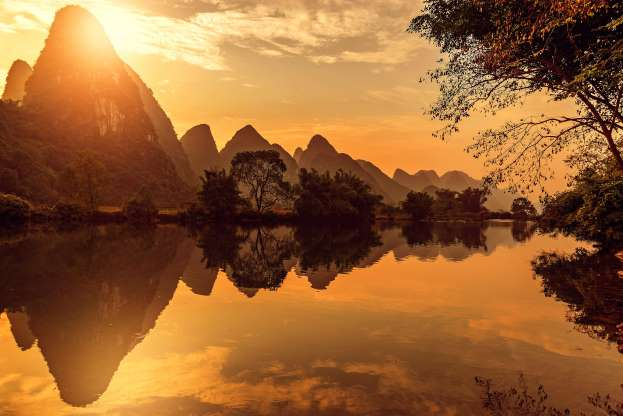
#> input picture Pycharm_folder/OpenCV_Sample/images/2.jpg, 623 x 416 px, found by its file name
$ python -i canny.py   (imports and definitions only)
#> lines starting #> are read from the running program, lines starting #| are printed output that depends on the picture; after the words box and inside, x2 and y2 are one past the last pixel; in counts of white or black regions, pixels touching at a corner belong together
# 15편
# Canny Edge Detection
# 1 노이즈 제거
# 2 Gradient(변화도) 높은 부분 찾기
# 3 Gradient 방향에 따른 픽셀을 두고 최대값이 아닌 픽셀 값 0 만들기
# 3-2 (edge에 기여하지 않은 픽셀 제거)
# 4 문턱값 2개(max, min) 사이 값을 판단, max보다 높으면 edge

import numpy as np
import cv2
import matplotlib.pyplot as plt

def canny():
    img = cv2.imread('images/2.jpg', cv2.IMREAD_GRAYSCALE)
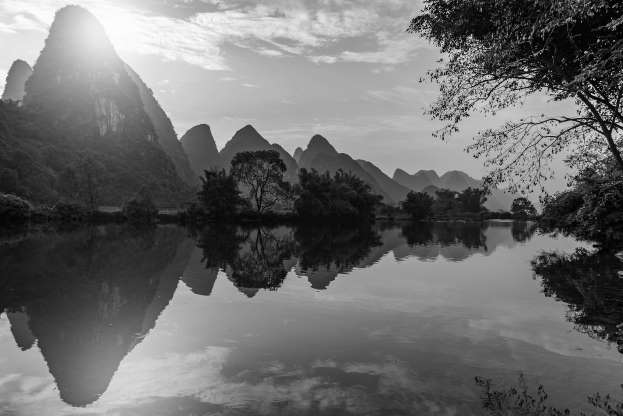
#> img: shape (416, 623); min 0, max 255, mean 108.4

    edge1 = cv2.Canny(img, 50, 200)     # min thresholding val, max thresholding val
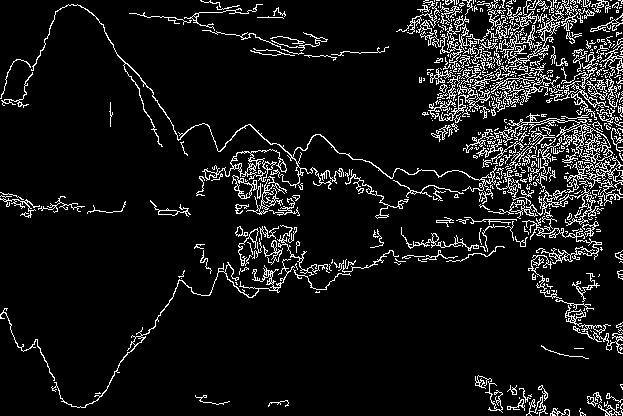
#> edge1: shape (416, 623); 8.5% white in thin lines or dots
    edge2 = cv2.Canny(img, 100, 200)
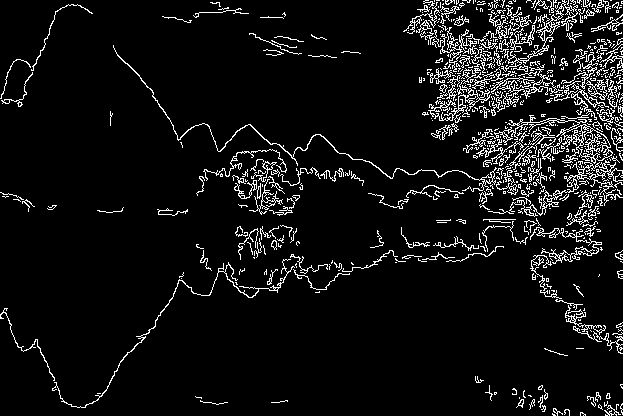
#> edge2: shape (416, 623); 7.1% white in thin lines or dots
    edge3 = cv2.Canny(img, 170, 200)
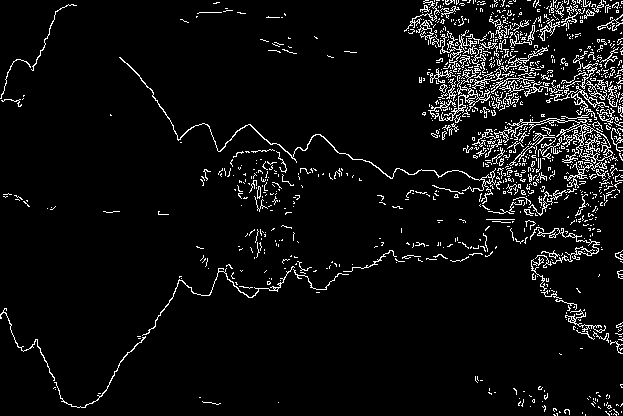
#> edge3: shape (416, 623); 5.6% white in thin lines or dots

    cv2.imshow('original', img)
    cv2.imshow('Canny Edge1', edge1)
    cv2.imshow('Canny Edge2', edge2)
    cv2.imshow('Canny Edge3', edge3)

    cv2.waitKey(0)
    cv2.destroyAllWindows()

>>> result = canny()

$ run again, with Pycharm_folder/OpenCV_Sample/images/11.jpg copied over Pycharm_folder/OpenCV_Sample/images/2.jpg
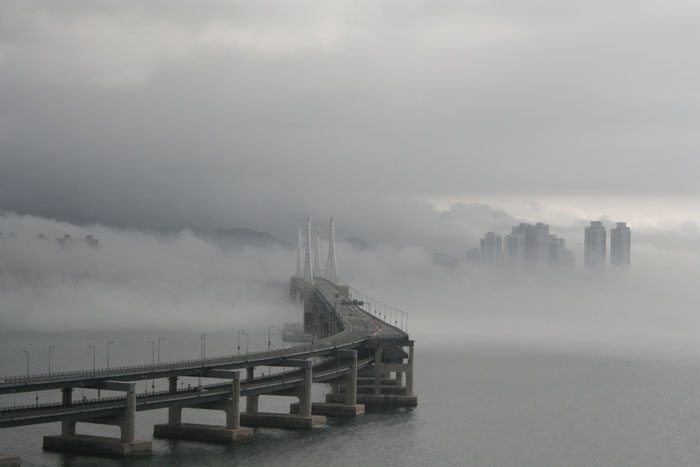
#> input picture Pycharm_folder/OpenCV_Sample/images/11.jpg, 700 x 467 px, found by its file name
#> in canny, `edge1 = cv2.Canny(img, 50, 200)`:
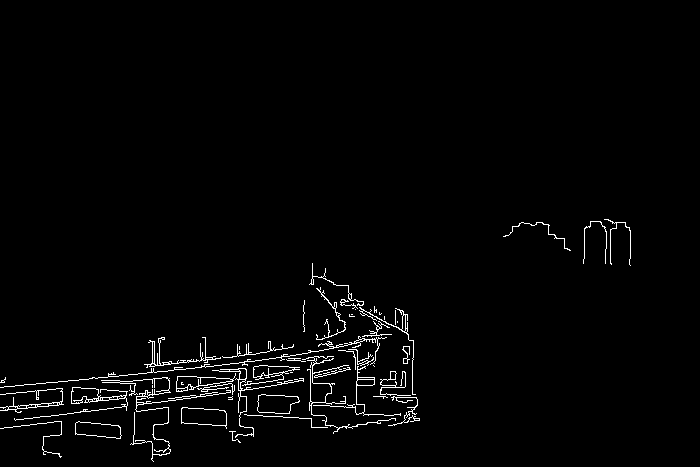
#> edge1: shape (467, 700); 1.9% white in thin lines or dots, all inside (x1, y1, x2, y2) = (0, 219, 631, 462)
#> edge2: shape (467, 700); 1.3% white in thin lines or dots, all inside (x1, y1, x2, y2) = (0, 221, 631, 455)
#> in canny, `edge3 = cv2.Canny(img, 170, 200)`:
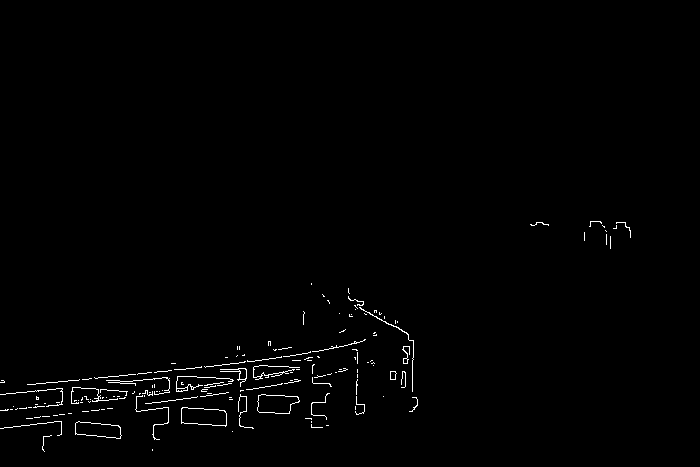
#> edge3: shape (467, 700); 0.92% white in thin lines or dots, all inside (x1, y1, x2, y2) = (0, 221, 631, 452)

$ run again, with Pycharm_folder/OpenCV_Sample/images/12.jpg copied over Pycharm_folder/OpenCV_Sample/images/2.jpg
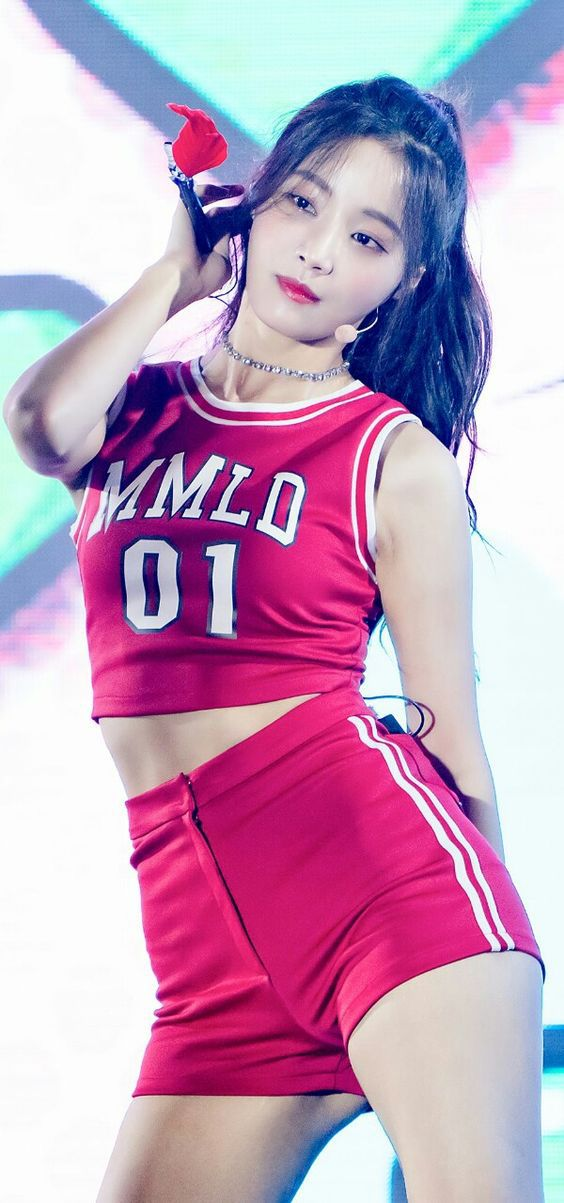
#> input picture Pycharm_folder/OpenCV_Sample/images/12.jpg, 564 x 1203 px, found by its file name
#> in canny, `edge1 = cv2.Canny(img, 50, 200)`:
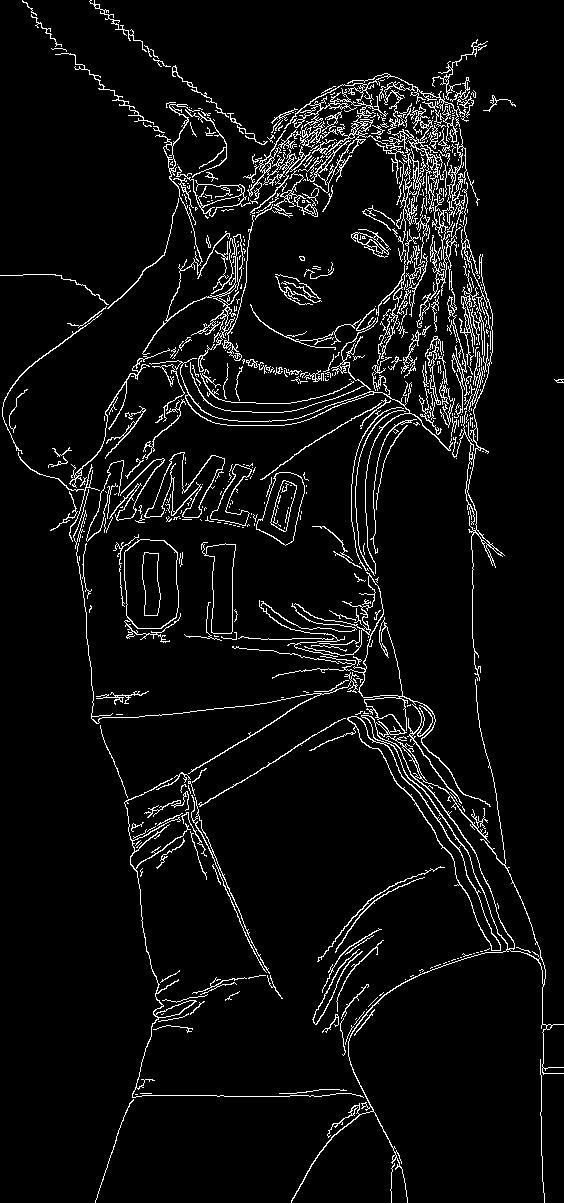
#> edge1: shape (1203, 564); 5.7% white in thin lines or dots
#> edge2: shape (1203, 564); 4.6% white in thin lines or dots
#> in canny, `edge3 = cv2.Canny(img, 170, 200)`:
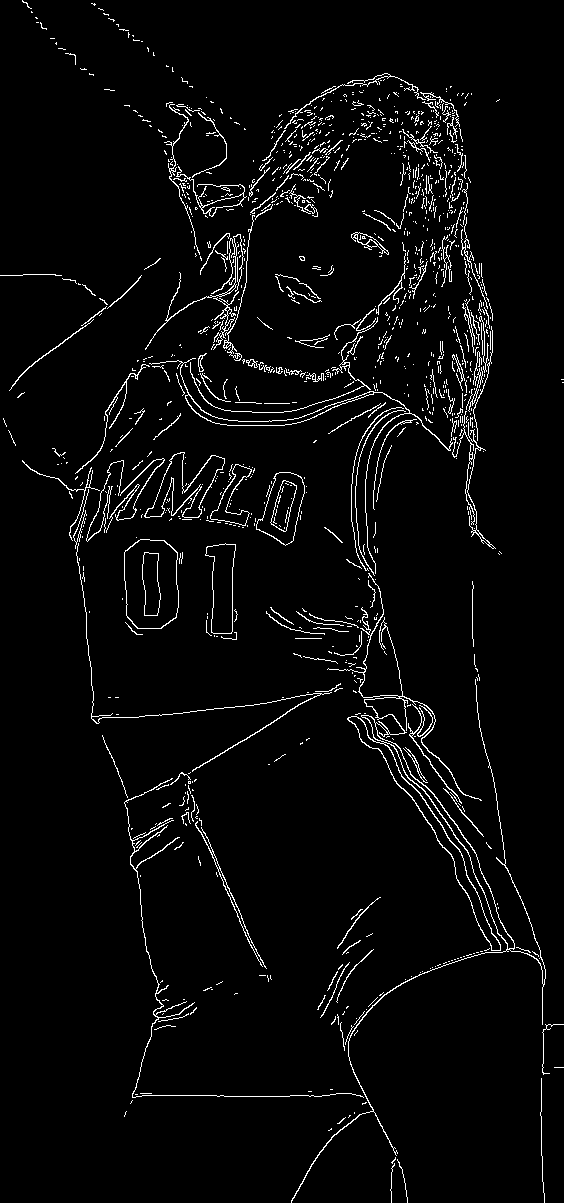
#> edge3: shape (1203, 564); 3.6% white in thin lines or dots
